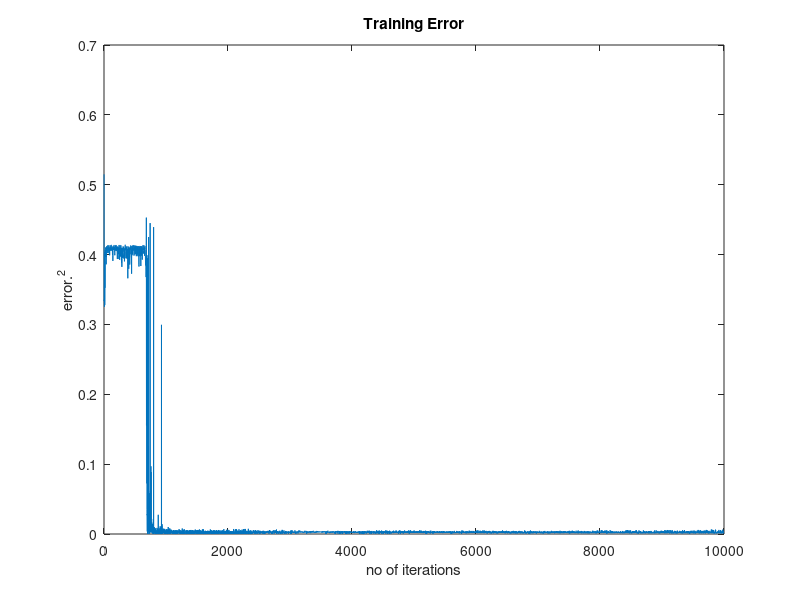

The MATLAB source for this figure:
% feature_vector, 


clear all;
close all;
clc

n_input=4;%input('no of inputs');

n_op=3;

n_hid=4;%input('enter the no of hidden layer nodes');

w_ih = rand(n_input,n_hid);

w_bhid=rand(n_hid,1);

w_ho=rand(n_hid,n_op);


eta=1;

n_pattern=3;


load fisheriris


%% training data


training=[];

for i=1:45
    
     temp=[meas(i,:);meas(50+i,:);meas(100+i,:)]';
     
     training=[training temp];

end

%% coding (+1/-1) of 3 classes

a = [0.1 0.1 0.9]';
b = [0.1 0.9 0.1]';
c = [0.9 0.1 0.1]';

%% define targets
    
temp = [repmat(a,1,1) repmat(b,1,1) repmat(c,1,1)];

desired_out=repmat(temp,[1 45]);



iteration=10000;


error=zeros(n_op,iteration);

%% Model training

for iter=1:iteration
    
    for j=1:size(training,2)
        
        %estimated output
        
        op_w = training(:,j)'*w_ih;
        
        op_sig=1./(1+exp(-(op_w+w_bhid')));
        
        out=1./(1+exp(-(op_sig*w_ho)));
        
        e=desired_out(:,j)'-out;
        
        delta=(out.*(1-out)).*e;
       
        %hidden layer weights updation
        
        w_ho=w_ho+eta*op_sig'*delta;
        
        
        
        
%         w_bout=w_bout+2*delta;

        delta_hid=op_sig'.*(1-op_sig)'.*(w_ho*delta');
        
        %input layer weight updations
        
        w_ih=w_ih+eta*(training(:,j)*delta_hid');  
        
        w_bhid=w_bhid+2*delta_hid;
        
    end
    
    
    error(:,iter)=e;
    
end



training_error=sum((error(:,1:iter).^2),1);

plot(training_error);
title('Training Error');
xlabel('no of iterations');
ylabel('error.^2');


%%%%%%%testing%%%%%%%%%


testing = [meas(46:50,:);meas(96:100,:);meas(146:150,:)]';

out = [];



 for i=1:size(testing,2)

    
    op_w = testing(:,i)'*w_ih;
    op_sig=1./(1+exp(-(op_w+w_bhid')));
    out(:,i)=(1./(1+exp(-(op_sig*w_ho))))';
    
 end
 

desired_Testout=repmat(temp,[1 5]);
error = desired_Testout - out;
%% show test error
testing_error = sum(error.^2)

